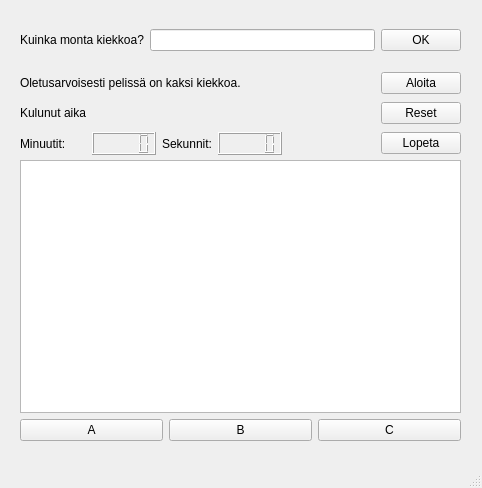
<?xml version="1.0" encoding="UTF-8"?>
<ui version="4.0">
 <class>MainWindow</class>
 <widget class="QMainWindow" name="MainWindow">
  <property name="geometry">
   <rect>
    <x>0</x>
    <y>0</y>
    <width>482</width>
    <height>488</height>
   </rect>
  </property>
  <property name="windowTitle">
   <string>MainWindow</string>
  </property>
  <widget class="QWidget" name="centralwidget">
   <widget class="QWidget" name="gridLayoutWidget">
    <property name="geometry">
     <rect>
      <x>20</x>
      <y>20</y>
      <width>441</width>
      <height>41</height>
     </rect>
    </property>
    <layout class="QGridLayout" name="gridLayout">
     <item row="0" column="0">
      <widget class="QLabel" name="label">
       <property name="text">
        <string>Kuinka monta kiekkoa?</string>
       </property>
      </widget>
     </item>
     <item row="0" column="2">
      <widget class="QPushButton" name="kiekkoaPushButton">
       <property name="text">
        <string>OK</string>
       </property>
      </widget>
     </item>
     <item row="0" column="1">
      <widget class="QLineEdit" name="kiekkoaLineEdit"/>
     </item>
    </layout>
   </widget>
   <widget class="QWidget" name="gridLayoutWidget_2">
    <property name="geometry">
     <rect>
      <x>20</x>
      <y>70</y>
      <width>441</width>
      <height>89</height>
     </rect>
    </property>
    <layout class="QGridLayout" name="gridLayout_5">
     <item row="2" column="1">
      <widget class="QLCDNumber" name="lcdNumberMin"/>
     </item>
     <item row="2" column="0">
      <widget class="QLabel" name="minuutitlabel">
       <property name="text">
        <string>Minuutit:</string>
       </property>
      </widget>
     </item>
     <item row="1" column="0">
      <widget class="QLabel" name="label_3">
       <property name="text">
        <string>Kulunut aika</string>
       </property>
      </widget>
     </item>
     <item row="2" column="5">
      <widget class="QPushButton" name="lopetaPushButton">
       <property name="text">
        <string>Lopeta</string>
       </property>
      </widget>
     </item>
     <item row="1" column="5">
      <widget class="QPushButton" name="resetPushButton">
       <property name="text">
        <string>Reset</string>
       </property>
      </widget>
     </item>
     <item row="0" column="5">
      <widget class="QPushButton" name="aloitaPushButton">
       <property name="text">
        <string>Aloita</string>
       </property>
      </widget>
     </item>
     <item row="2" column="3">
      <widget class="QLCDNumber" name="lcdNumberSek"/>
     </item>
     <item row="2" column="2">
      <widget class="QLabel" name="sekunnitlabel">
       <property name="text">
        <string>Sekunnit:</string>
       </property>
      </widget>
     </item>
     <item row="0" column="0" colspan="4">
      <widget class="QLabel" name="label_2">
       <property name="text">
        <string>Oletusarvoisesti pelissä on kaksi kiekkoa.</string>
       </property>
      </widget>
     </item>
     <item row="2" column="4">
      <spacer name="horizontalSpacer_2">
       <property name="orientation">
        <enum>Qt::Horizontal</enum>
       </property>
       <property name="sizeHint" stdset="0">
        <size>
         <width>40</width>
         <height>20</height>
        </size>
       </property>
      </spacer>
     </item>
    </layout>
   </widget>
   <widget class="QWidget" name="gridLayoutWidget_3">
    <property name="geometry">
     <rect>
      <x>20</x>
      <y>160</y>
      <width>441</width>
      <height>281</height>
     </rect>
    </property>
    <layout class="QGridLayout" name="gridLayout_7">
     <item row="1" column="2">
      <widget class="QPushButton" name="CpushButton">
       <property name="text">
        <string>C</string>
       </property>
      </widget>
     </item>
     <item row="1" column="0">
      <widget class="QPushButton" name="ApushButton">
       <property name="text">
        <string>A</string>
       </property>
      </widget>
     </item>
     <item row="1" column="1">
      <widget class="QPushButton" name="BpushButton">
       <property name="text">
        <string>B</string>
       </property>
      </widget>
     </item>
     <item row="0" column="0" colspan="3">
      <widget class="QGraphicsView" name="graphicsView"/>
     </item>
    </layout>
   </widget>
  </widget>
  <widget class="QMenuBar" name="menubar">
   <property name="geometry">
    <rect>
     <x>0</x>
     <y>0</y>
     <width>482</width>
     <height>22</height>
    </rect>
   </property>
  </widget>
  <widget class="QStatusBar" name="statusbar"/>
 </widget>
 <resources/>
 <connections/>
</ui>
